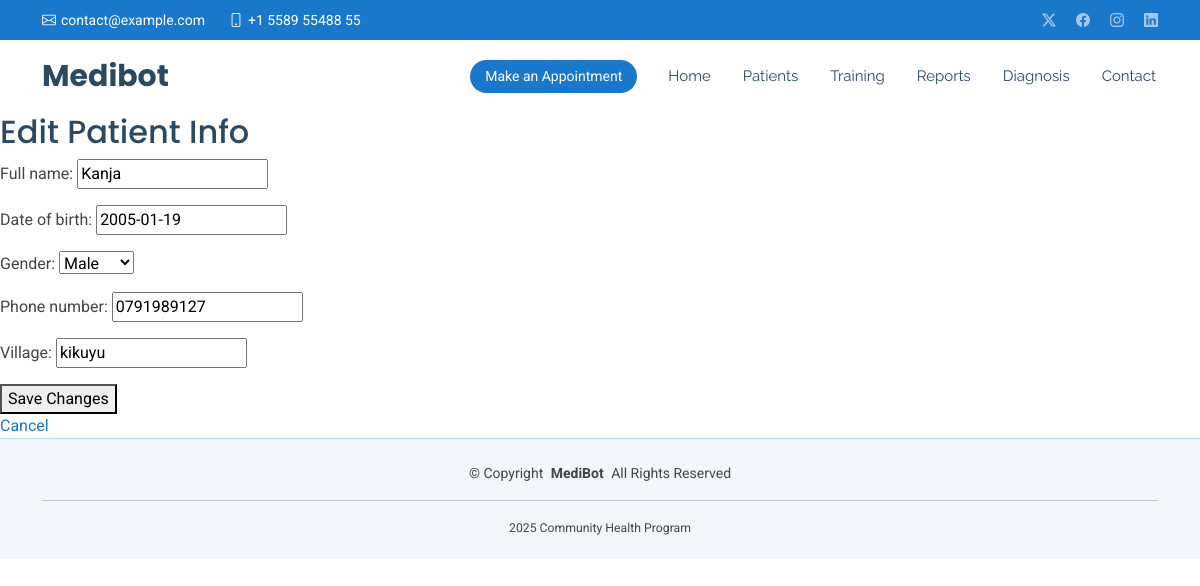
The page /edit_patient/2/ on the database its author committed.
### patients/models.py (models this page shows, shortened)
class Patient(models.Model):
    GENDER_CHOICES = [
        ('M', 'Male'),
        ('F', 'Female'),
        ('O', 'Other'),
    ]
    full_name = models.CharField(max_length=100, blank=False)
    date_of_birth = models.DateField(null=False)
    gender = models.CharField(max_length=1, choices=GENDER_CHOICES, blank=False)
    phone_number = models.CharField(max_length=15, blank=False)
    village = models.CharField(max_length=100, blank=False)
    created_at = models.DateTimeField(auto_now_add=True)
    updated_at = models.DateTimeField(auto_now=True)

### patients/views.py (the view)
# urls.py: path('edit_patient/<int:patient_id>/', views.edit_patient, name='edit_patient'),
def edit_patient(request, patient_id):
    patient = get_object_or_404(Patient, id=patient_id)
    if request.method == 'POST':
        form = PatientForm(request.POST, instance=patient)
        if form.is_valid():
            form.save()
            return redirect('patient_detail', patient_id=patient.id)
    else:
        form = PatientForm(instance=patient)
    return render(request, 'edit_patient.html', {'form': form, 'patient': patient})

### patients/forms.py
class PatientForm(forms.ModelForm):
    class Meta:
        model = Patient
        fields = ['full_name', 'date_of_birth', 'gender', 'phone_number', 'village']

### patients/templates/edit_patient.html (shortened to what this page needs)
{% extends "base.html" %}
{% block content %}
<h2>Edit Patient Info</h2>
<form method="post">
    {{ form.as_p }}
    <button type="submit">Save Changes</button>
</form>
<a href="{% url 'patient_detail' patient.id %}">Cancel</a>
{% endblock content %}

### static/assets/css/main.css (style rules this page uses)
:root { --default-font: "Roboto", system-ui, -apple-system, "Segoe UI", Roboto, "Helvetica Neue", Arial, "Noto Sans", "Liberation Sans", sans-serif, "Apple Color Emoji", "Segoe UI Emoji", "Segoe UI Symbol", "Noto Color Emoji"; --heading-font: "Poppins", sans-serif; --nav-font: "Raleway", sans-serif; }
:root { --background-color: #ffffff; --default-color: #444444; --heading-color: #2c4964; --accent-color: #1977cc; --surface-color: #ffffff; --contrast-color: #ffffff; }
:root { --nav-color: #2c4964; --nav-hover-color: #1977cc; --nav-mobile-background-color: #ffffff; --nav-dropdown-background-color: #ffffff; --nav-dropdown-color: #2c4964; --nav-dropdown-hover-color: #1977cc; }
:root { scroll-behavior: smooth; }
body { color: var(--default-color); background-color: var(--background-color); font-family: var(--default-font); }
a { color: var(--accent-color); text-decoration: none; transition: 0.3s; }
h1, h2, h3, h4, h5, h6 { color: var(--heading-color); font-family: var(--heading-font); }

### rows shown on the page
Patient: full_name "Kanja", date_of_birth "2005-01-19", gender "Male", phone_number "0791989127", village "kikuyu"
